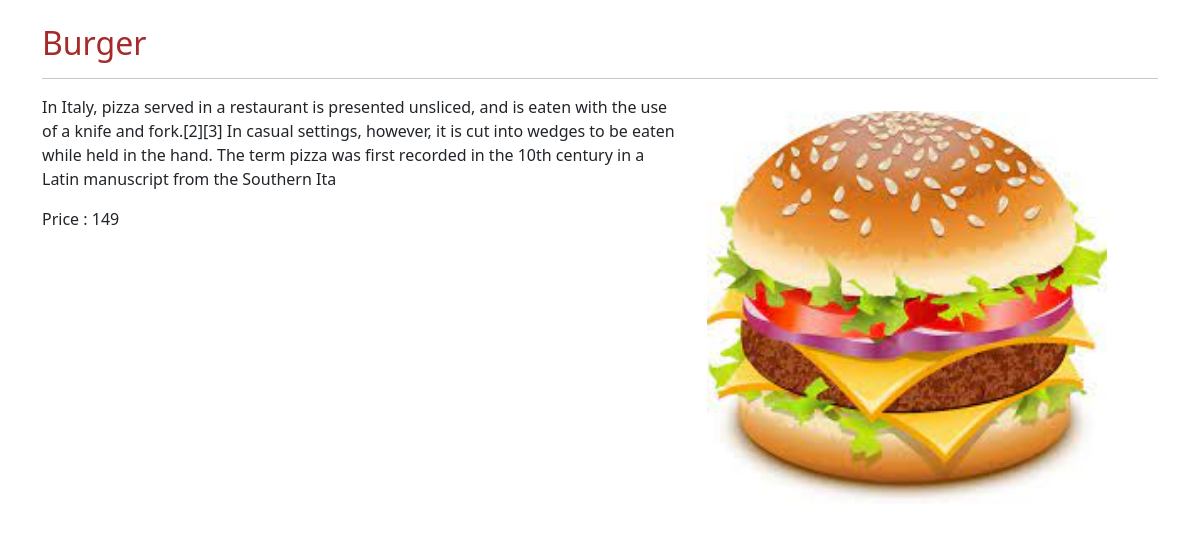
The app's page /fooddesk/2 (signed in) with its own data.
### foodfest/models.py (models this page shows, shortened)
class Product(models.Model):
    id = models.AutoField(primary_key=True)
    name = models.CharField(max_length=50)
    category = models.CharField(max_length=50, default="")
    price = models.IntegerField(default=0)
    desc = models.CharField(max_length=300)
    image = models.ImageField(upload_to='food/images', default="")

### foodfest/views.py (the view)
# urls.py: path('fooddesk/<id>', views.fooddesk,name='fooddesk'),
@login_required(login_url='signin')
def fooddesk(request,id):
    food=Product.objects.filter(id=id).first()
    context={'food':food}
    return render(request,'foodfest/fooddesk.html',context)

### foodfest/templates/foodfest/fooddesk.html (shortened to what this page needs)
<!doctype html>
<html lang="en">
  <head>
    <link href="https://cdn.jsdelivr.net/npm/bootstrap@5.1.3/dist/css/bootstrap.min.css" rel="stylesheet">
  </head>
  <body>
    <div class="container marketing mt-4">
        <h2 class="featurette-heading" id="head1">{{food.name}}</h2>
        <hr class="featurette-divider">
        <div class="row featurette">
          <div class="col-md-7">
            <p id="para2" class="lead">{{food.desc}}</p>
            <p id="para2" class="lead">Price : <strong>{{food.price}}</strong></p>
          </div>
          <div class="col-md-5">
            <img src="/media/{{food.image}}" class="img-fluid rounded-start mt-3" alt="..." style="height: 400px; width: 400px;">
          </div>
        </div>
    </div>
  </body>
</html>

### foodfest/templates/foodfest/fooddesk.html (style rules this page uses)
#para2 { font-size: 1rem; }
#head1 { font-size: 2rem; color: brown; }

### records on screen
Product: name "Burger", desc "In Italy, pizza served in a restaurant is presented unsliced, and is eaten with the use of a knife and fork.[2][3] In casual settings, however, it is cut into wedges to be eaten while held in the hand. The term pizza was first recorded in the 10th century in a Latin manuscript from the Southern Ita", price "149", image (picture)
